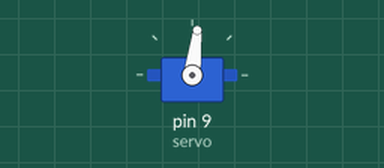
This sketch was run on a simulated Arduino Uno, built with avr-gcc and run on an emulated ATmega328P. Parts: servo.

Above: at 0.05 s.
At 1.5 s:
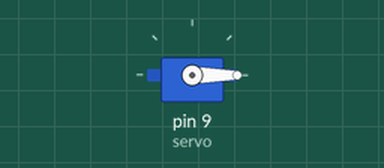
At 3.0 s:
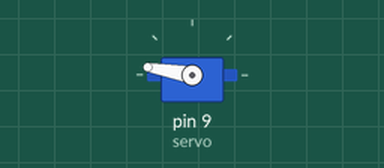
Timing chart, 0 to 6.9 s (numbered marks = the images above):
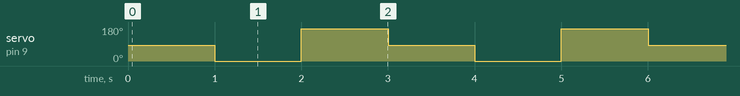

The sketch:

servo.ino
```cpp
#include <Servo.h>

Servo servo;

void setup() {
    servo.attach(9);
    servo.writeMicroseconds(1400);
}

void loop() {
    servo.writeMicroseconds(1400);
    delay(1000);
    servo.writeMicroseconds(500);
    delay(1000);
    servo.writeMicroseconds(2300);
    delay(1000);
}
```

Measured:
- by itself, servo on pin 9 (servo): repeats every 3.0 s: 170° 1.0 s, 83° 1.0 s, 0° 1.0 s
